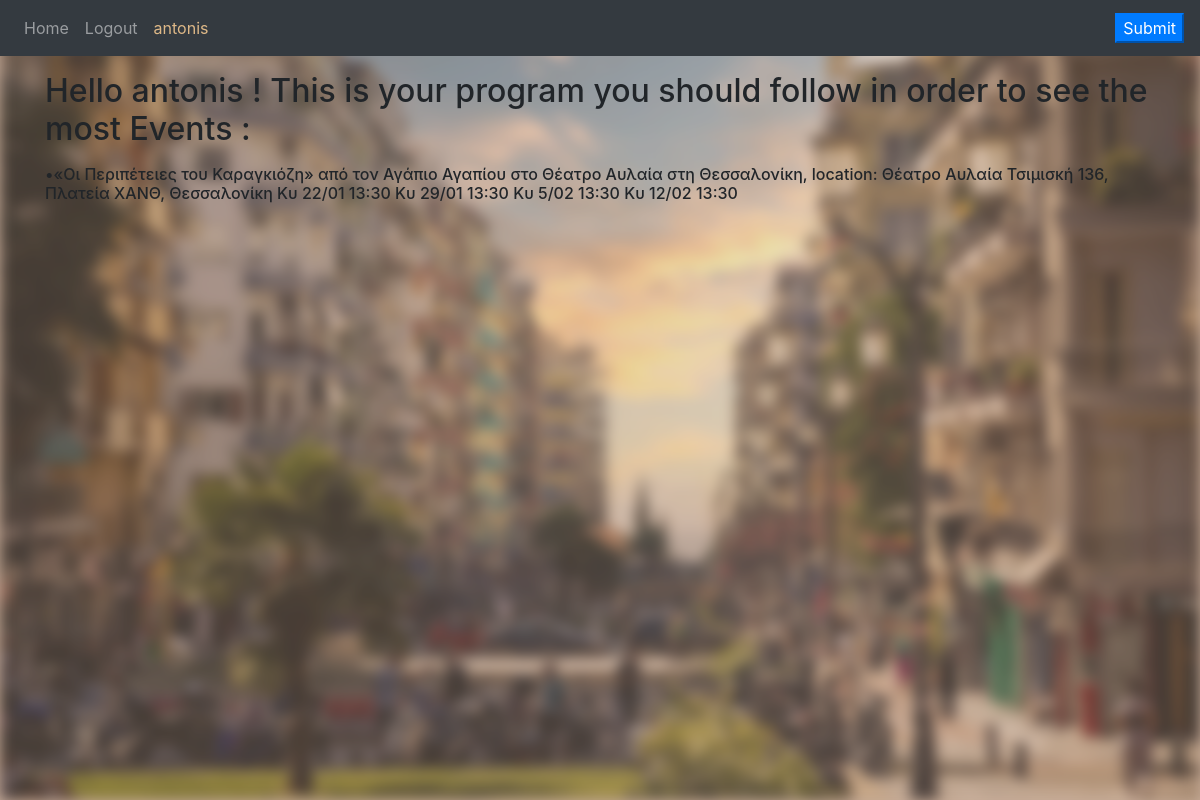
/UserEvents (signed in), run on an earlier commit of the app's database.
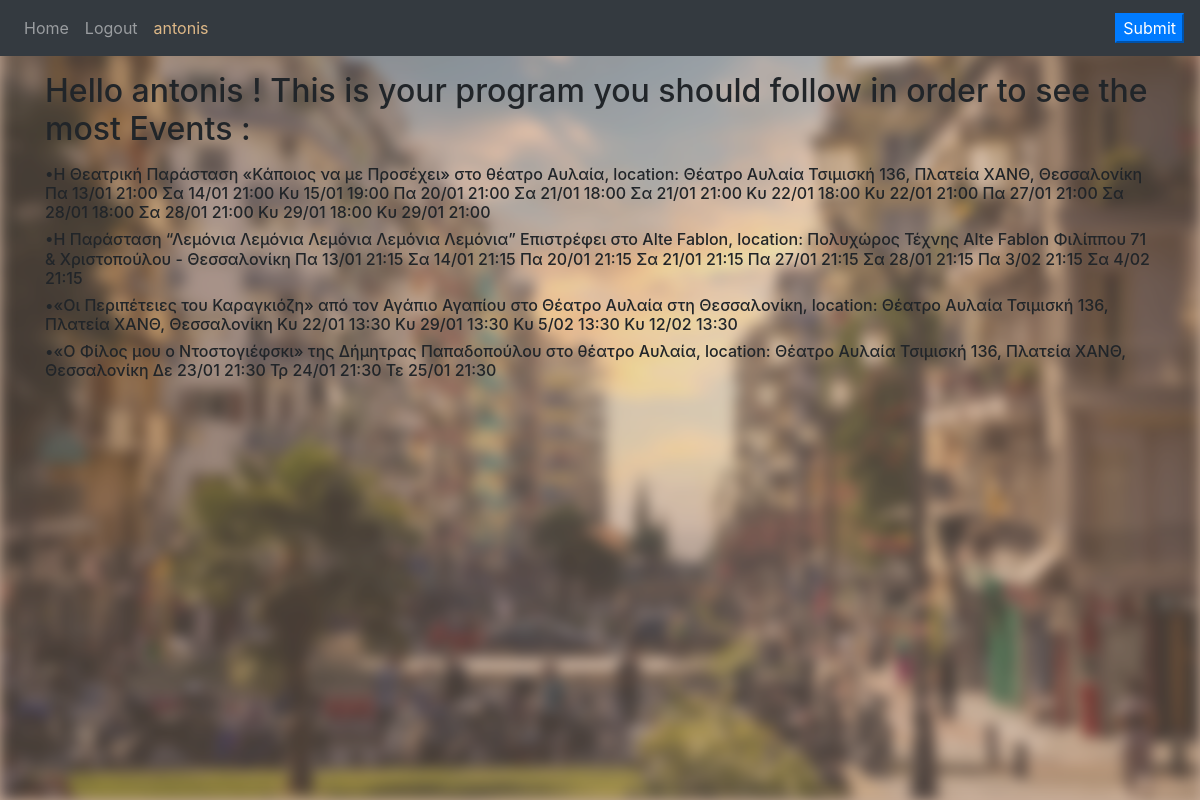
And on a later commit of the database.
### website/models.py (models this page shows)
class User(db.Model , UserMixin):
    id = db.Column(db.Integer , primary_key = True)
    email = db.Column(db.String(150), unique = True)
    firstName = db.Column(db.String(150))
    password = db.Column(db.String(150))
    result = db.relationship('Result')

class Result(db.Model):
    id = db.Column(db.Integer , primary_key = True )
    result = db.Column(db.String(100000))
    user_id =db.Column(db.Integer , db.ForeignKey('user.id'))

### website/views.py (the view)
@views.route('UserEvents' , methods = ['GET'])
def UserEvents():
    results = list()
    result = Result.query.all()
    for r in result:
        if r.user_id == current_user.id:
            results.append(r.result)
    return  render_template("UserEvents.html" , user = current_user , results = results)

### website/templates/UserEvents.html (shortened to what this page needs)
{% extends "base.html" %}
    {% block content %}
    <head>
    </head>
    <body style="text-align: center;">
        <img class = "background" src="static/img/thess.jpg" alt="Aleq">
            <p><h2>Hello  {{user.firstName}} ! This is your program you should follow in order to see the most Events : </h2></p>
        {%for r in results%}
         <h6>{{r}}</h6>
        {%endfor%}
    </body>
{% endblock%}

### website/templates/base.html (shortened to what this page needs)
<!DOCTYPE html>
<html>
  <head>
    <link
      rel="stylesheet"
      href="https://stackpath.bootstrapcdn.com/bootstrap/4.4.1/css/bootstrap.min.css"
    />
    <link
      rel="stylesheet"
      href="https://stackpath.bootstrapcdn.com/font-awesome/4.7.0/css/font-awesome.min.css"
    />
  </head>
  <body  style="background-color: rgb(199, 172, 152);">
    <nav class="navbar navbar-expand-lg navbar-dark bg-dark">
      <div class="collapse navbar-collapse" id="navbar">
        <div class="navbar-nav">
          {% if user.is_authenticated %}
          <a class="nav-item nav-link" id="home" href="/">Home</a>
          <a class="nav-item nav-link" id="logout" href="/logout">Logout</a>
          <a class="nav-item nav-link" id="firstName" href="/UserEvents" style="color: burlywood;">{{user.firstName}}</a>
          {% else %}
          <a class="nav-item nav-link" id="login" href="/login">Login</a>
          <a class="nav-item nav-link" id="singup" href="/signup">Sign Up</a>
          {% endif %}
        </div>
      </div>
      <form>
        {% if user.is_authenticated %}
        <button type="button"  class="btn-primary" id="submit">Submit</button>
        {% endif %}
      </form>
    </nav>
    <div class="container">{% block content %} {% endblock %}</div>
  </body>
</html>

### website/templates/UserEvents.html (style rules this page uses)
img.background { position: absolute; left: 0px; top: 0px; z-index: -1; width: 100%; opacity: 0.65; height: 100%; -webkit-filter: blur(5px); filter: blur(7px); }

What changed in the data, as far as the page shows it:
added Result: result "•Η Θεατρική Παράσταση «Κάποιος να με Προσέχει» στο θέατρο Αυλαία, location: Θέατρο Αυλαία Τσιμισκή 136, Πλατεία ΧΑΝΘ, Θεσσαλονίκη Πα 13/01 21:00 Σα 14/01 21:00 Κυ 15/01 19:00 Πα 20/01 21:00 Σα 21/01 18:00 Σα 21/01 21:00 Κυ 22/01 18:00 Κυ 22/01 21:00 Πα 27/01 21:00 Σα 28/01 18:00 Σα 28/01 21:00 Κυ 29/01 18:00 Κυ 29/01 21:00"
added Result: result "•Η Παράσταση “Λεμόνια Λεμόνια Λεμόνια Λεμόνια Λεμόνια” Επιστρέφει στο Alte Fablon, location: Πολυχώρος Τέχνης Alte Fablon Φιλίππου 71 & Χριστοπούλου - Θεσσαλονίκη Πα 13/01 21:15 Σα 14/01 21:15 Πα 20/01 21:15 Σα 21/01 21:15 Πα 27/01 21:15 Σα 28/01 21:15 Πα 3/02 21:15 Σα 4/02 21:15"
added Result: result "•«Ο Φίλος μου ο Ντοστογιέφσκι» της Δήμητρας Παπαδοπούλου στο θέατρο Αυλαία, location: Θέατρο Αυλαία Τσιμισκή 136, Πλατεία ΧΑΝΘ, Θεσσαλονίκη Δε 23/01 21:30 Τρ 24/01 21:30 Τε 25/01 21:30"
